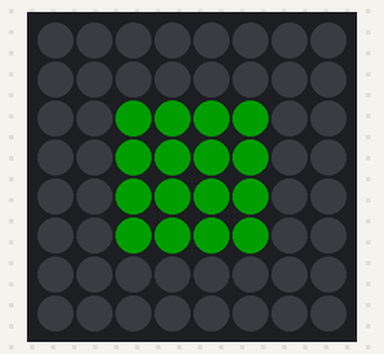
The sketch below on a simulated Arduino Uno, built with avr-gcc and run on an emulated ATmega328P. Shown: 8×8 RGB LED matrix (first LED top left, wired row by row). Dim RGB values are drawn brighter than linear.

Above: at 0.13 s.
At 4.94 s:
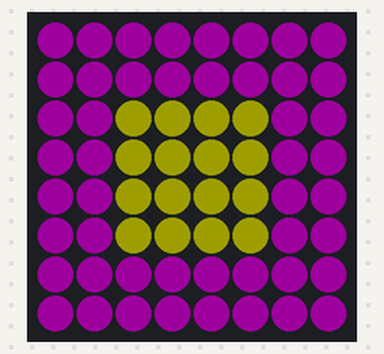
At 9.73 s:
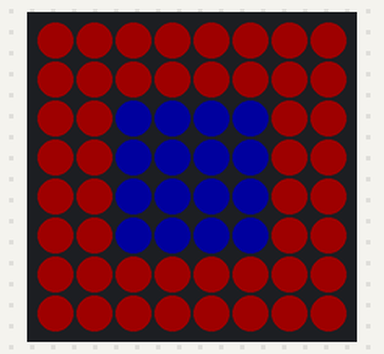
At 19.85 s:
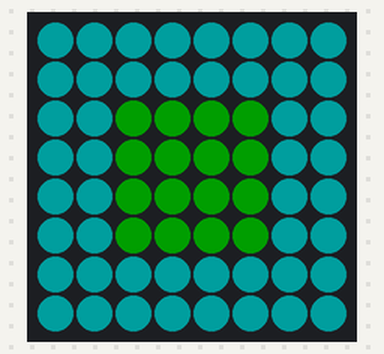
At 29.75 s:
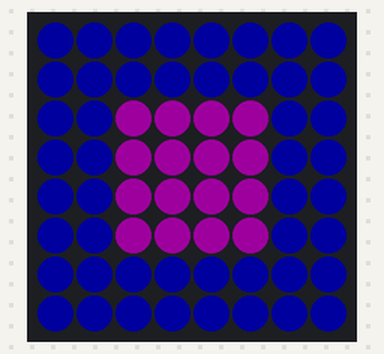
At 39.88 s:
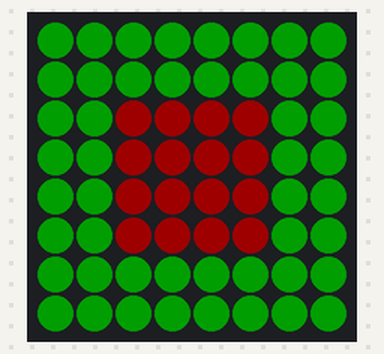

The sketch:

hackyourbackpack-squares.ino
```cpp
/***
  * Hack Your Backpack
  * Example Code - squares
  * By Kristin Salomon (kristin.salomon@littlebits.cc)
  * Last updated: September 9, 2015
  ***/

#include <Adafruit_GFX.h>
#include <Adafruit_NeoMatrix.h>
#include <Adafruit_NeoPixel.h>


#define MATRIX_PIN    1
#define MATRIX_WIDTH  8
#define MATRIX_HEIGHT 8

Adafruit_NeoMatrix matrix = Adafruit_NeoMatrix(MATRIX_WIDTH, MATRIX_HEIGHT, MATRIX_PIN,
  NEO_MATRIX_TOP     + NEO_MATRIX_LEFT +
  NEO_MATRIX_ROWS + NEO_MATRIX_PROGRESSIVE,
  NEO_GRB            + NEO_KHZ800);

const uint16_t colors[] = {
  matrix.Color(0,255,0),
  matrix.Color(255,0,0),
  matrix.Color(0,0,255),
  matrix.Color(255,0,255),
  matrix.Color(255,255,0),
  matrix.Color(0,255,255)
 };

void setup() {
  matrix.begin();
  matrix.setBrightness(30);
}

int numCycles = sizeof(colors)/sizeof(uint16_t);
int delaytime = 50;

void loop() {

  for (int i = 0; i < 6; i++)
  {
    delay(delaytime);
    matrix.fillRoundRect(3,3,2,2,0, colors[i]);
    matrix.show();

    delay(delaytime);
    matrix.fillRoundRect(2,2,4,4,0, colors[i]);
    matrix.show();

    delay(delaytime);
    matrix.fillRoundRect(1,1,6,6,0, colors[i]);
    matrix.show();

    delay(delaytime);
    matrix.fillRoundRect(0,0,8,8,0, colors[i]);
    matrix.show();
  }

}
```
